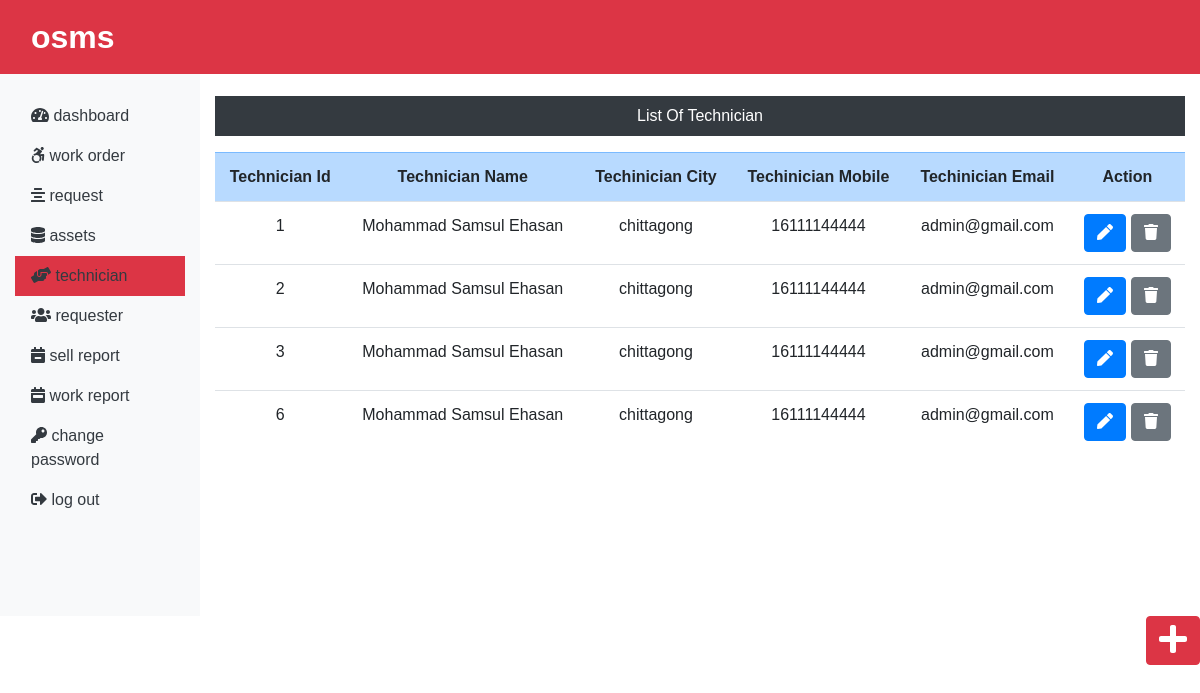
Page /admin/technician.php (signed in) on the committed database.
### tables this page shows
CREATE TABLE `technician_tb` (
  `empid` int(11) NOT NULL,
  `emp_name` varchar(50) NOT NULL,
  `emp_city` varchar(50) NOT NULL,
  `emp_mobile` bigint(20) NOT NULL,
  `emp_mail` varchar(50) NOT NULL
);

### admin/technician.php (the view, shortened to what this page needs)
<?php
include("../config.php");
include("includes/header.php");
?>
<div class="container-fluid">
    <div class="row">
        <?php include("sidebar.php");?>
        <div class="col-sm-10 mt-5 text-center" >
        <p class="bg-dark text-white text-capitalize mt-5 p-2">List of technician</p>
    <?php
    $sql = "SELECT * FROM technician_tb";
    $result= mysqli_query($connect,$sql) or die("Query failed");
    if(mysqli_num_rows($result) > 0){
    ?>
        <table class="table ">
            <thead class="font-weight-bold text-capitalize table-primary">
            <tr>
                <td>technician id</td>
                <td> technician name</td>
                <td> techinician city </td>
                <td> techinician mobile </td>
                <td> techinician email </td>
                <td>action </td>
            </tr>
            </thead>
            <tbody>
            <?php
            while($row = mysqli_fetch_array($result)){
            ?>
            <tr>
                <td><?php echo $row["empid"];?></td>
                <td><?php echo $row["emp_name"];?></td>
                <td><?php echo $row["emp_city"];?></td>
                <td><?php echo $row["emp_mobile"];?></td>
                <td><?php echo $row["emp_mail"];?></td>
                <td><form action="edittech.php" method="post">
                <button type="submit" name="editbtn" class="btn btn-primary"> <i class="fas fa-pen  "></i></button>
                <button type="submit" name="dltbtn" class="btn btn-secondary" > <i class="fas fa-trash    "></i> </button>
                </form></td>
            </tr>
            <?php
             }
            ?>
            </tbody>
        </table>
    <?php
}else{
    echo "no techinician";
}
    ?>
        </div>
    </div>
</div>
<div><a href="insertreq.php" class="btn btn-danger float-right"> <i class="fas fa-plus fa-2x    "></i></a></div>
<?php
include("includes/footer.php");
?>

### css/style.css (style rules this page uses)
* { margin: 0; padding: 0; box-sizing: border-box; }
a, a:hover, a:focus { text-decoration: none; outline: none; }
.btn, .btn:focus button { outline: transparent; box-shadow: transparent; outline: none; }
body { font-family: 'Ubuntu', sans-serif; scroll-behavior: smooth; }

### rows in the picture
technician_tb: empid "1", emp_name "Mohammad Samsul Ehasan", emp_city "chittagong", emp_mobile "16111144444", emp_mail "admin@gmail.com"
technician_tb: empid "2", emp_name "Mohammad Samsul Ehasan", emp_city "chittagong", emp_mobile "16111144444", emp_mail "admin@gmail.com"
technician_tb: empid "3", emp_name "Mohammad Samsul Ehasan", emp_city "chittagong", emp_mobile "16111144444", emp_mail "admin@gmail.com"
technician_tb: empid "6", emp_name "Mohammad Samsul Ehasan", emp_city "chittagong", emp_mobile "16111144444", emp_mail "admin@gmail.com"
